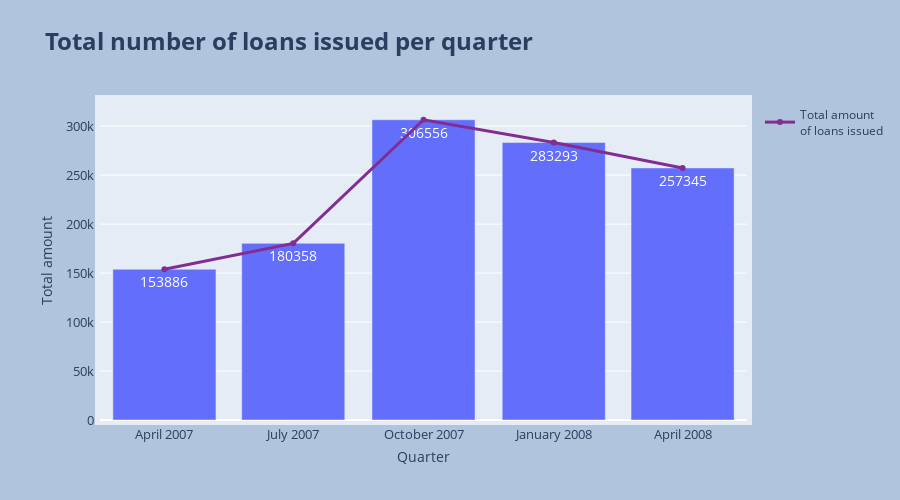

Write notebook code for a chart like this one.
### Code cell
fig = px.bar(
    total_quarters,
    x = 'Quarter start date',
    y = 'Total amount',
    title = 'Total number of loans issued per quarter',
    labels = {'Quarter start date': 'Quarter'},
    text = 'Total amount',
    height = 500
)

fig.update_traces(textfont_size=14, textangle=0, textposition="inside", cliponaxis=False)
fig.update_layout(xaxis = dict(
    tickmode = 'array',
    tickvals = total_quarters['Quarter start date'],
    tickfont_size = 13,
    tickformat = '%B %Y'
), 
    yaxis = dict(
        tickfont_size = 13
    ),
    title_font = dict(size = 24, weight = 'bold'),
    margin=dict(l=100, pad = 5),
    paper_bgcolor="LightSteelBlue"
)
fig.add_trace(go.Scatter(
    x = total_quarters['Quarter start date'], 
    y = total_quarters['Total amount'], 
    name = 'Total amount <br>of loans issued',
    marker_color = '#812d91',
    line_width = 3
))
fig.update_yaxes(automargin='left+top')
fig.show()

### Figure 1 — Plotly figure (JSON) as saved in the notebook; plotly's stock layout.template omitted (floating-point values rounded to 4 significant figures)
{"data": [{"alignmentgroup": "True", "cliponaxis": false, "hovertemplate": "Quarter=%{x}<br>Total amount=%{text}<extra></extra>", "legendgroup": "", "marker": {"color": "#636efa", "pattern": {"shape": ""}}, "name": "", "offsetgroup": "", "orientation": "v", "showlegend": false, "text": [153886, 180358, 306556, 283293, 257345], "textangle": 0, "textfont": {"size": 14}, "textposition": "inside", "type": "bar", "x": ["2007-04-01", "2007-07-01", "2007-10-01", "2008-01-01", "2008-04-01"], "xaxis": "x", "y": [153886, 180358, 306556, 283293, 257345], "yaxis": "y"}, {"line": {"width": 3}, "marker": {"color": "#812d91"}, "name": "Total amount <br>of loans issued", "type": "scatter", "x": ["2007-04-01", "2007-07-01", "2007-10-01", "2008-01-01", "2008-04-01"], "y": [153886, 180358, 306556, 283293, 257345]}], "layout": {"barmode": "relative", "height": 500, "legend": {"tracegroupgap": 0}, "margin": {"l": 100, "pad": 5}, "paper_bgcolor": "LightSteelBlue", "title": {"font": {"size": 24, "weight": "bold"}, "text": "Total number of loans issued per quarter"}, "xaxis": {"anchor": "y", "domain": [0, 1], "tickfont": {"size": 13}, "tickformat": "%B %Y", "tickmode": "array", "tickvals": ["2007-04-01", "2007-07-01", "2007-10-01", "2008-01-01", "2008-04-01"], "title": {"text": "Quarter"}}, "yaxis": {"anchor": "x", "automargin": "left+top", "domain": [0, 1], "tickfont": {"size": 13}, "title": {"text": "Total amount"}}}}
